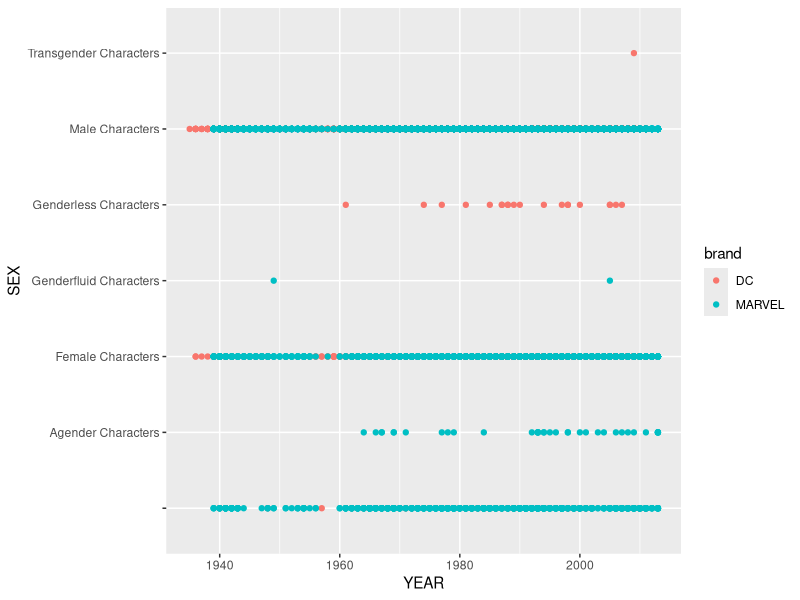
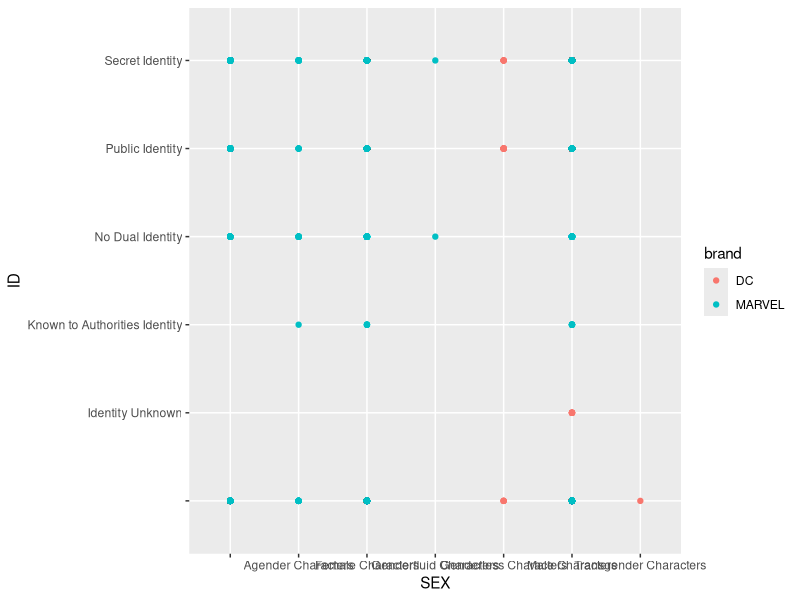

Reproduce these figures in R, in order.
## ---- chunk 1
knitr::opts_chunk$set(echo = TRUE)
## ---- chunk 2
library(dplyr)
library(tidyr)
library(tidyverse)
library(tibble)
library(ggplot2)
## ---- chunk 3
read.csv("data/dc-wikia-data.csv") -> dc_data
read.csv("data/marvel-wikia-data.csv") -> marvel_data
rbind(dc_data, marvel_data) -> comic_data

data.frame(dc_data) -> dc_df
data.frame(marvel_data) -> marvel_df
data.frame(comic_data) -> comic_df
## ---- chunk 4

ggplot(data=comic_df, aes(x= YEAR, y=SEX)) +
  geom_point(aes(color=brand))
## ---- chunk 5
ggplot(data=comic_df, aes(x= SEX, y=ID)) +
  geom_point(aes(color=brand))
